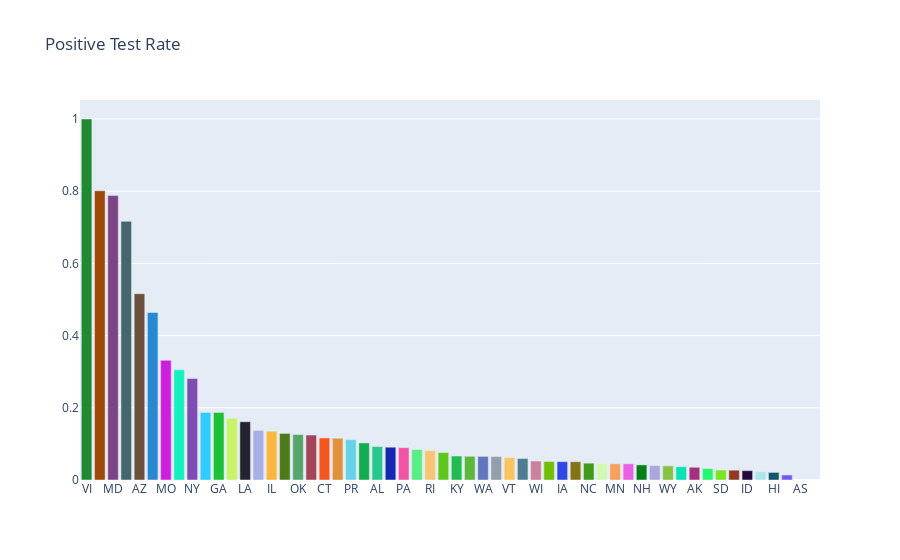
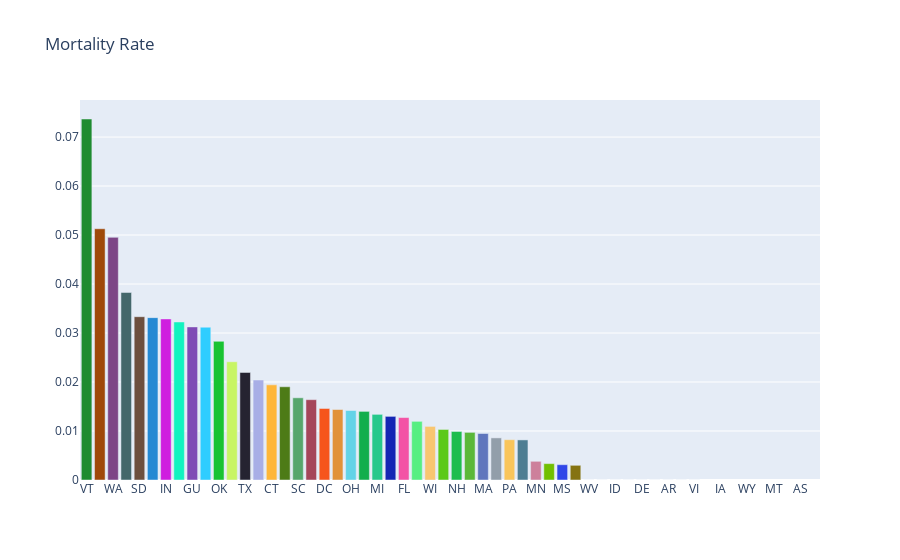

The cell these charts' notebook holds for them, in order:
### Code cell
## Visualizations    
with open('coronavirus.json') as f:
    plotting = json.load(f)

plotting = pd.DataFrame(plotting['daily_summary'])
plotting.set_index('Date', drop = True, inplace = True)

xaxis = plotting.index
fig = plt.figure(figsize=(15,5))
plt.plot(xaxis, plotting.Positive.values, label = 'Positive', linewidth=3)
plt.title('Positive Test Results COVID-19')
plt.xticks(rotation=45)
plt.show()
fig.savefig('images/positive_tests.png')

fig = plt.figure(figsize=(15,5))
grouped.Deaths.plot()
plt.title('US Deaths')
plt.show()
fig.savefig('images/deaths.png')

fig = plt.figure(figsize=(15,5))
plotting['diff'] = plotting.Positive.diff()
plotting['diff'].plot()
plt.title('Positive Case Growth')
plt.show()
fig.savefig('images/positive_case_growth.png')

fig = plt.figure(figsize=(15,5))
df[df.State == 'IL'].Positive.plot(linewidth=3)
plt.title('Confirmed COVID-19 Cases in Illinois')
plt.show()
fig.savefig('images/illinois_cases.png')

fig = plt.figure(figsize=(15,5))
df[(df.State == 'NY')].Positive.plot(linewidth=3)
plt.title('Confirmed COVID-19 Cases in NY');
plt.show()
fig.savefig('images/ny_cases.png')

fig = plt.figure(figsize=(15,5))
df[df.State == "IA"].Positive.plot()
plt.title('Confirmed COVID-19 Cases in Iowa')
plt.show()
fig.savefig('images/ia_cases.png')

top_ten = df.loc[df.index.max()].sort_values(by='Positive', ascending=False)[:10]
ten_states = top_ten.State
fig = plt.figure(figsize=(15,5))
for state in ten_states:
    df[df.State == state].Positive.plot(label = state, linewidth=3)
plt.title('10 states with the most confirmed cases')
plt.ylabel('Positive Test Results')
plt.legend()
plt.show()
fig.savefig('images/top_ten_states.png')

mapping_df = df.loc[df.index.max()].groupby('State').sum()

fig = go.Figure(data=go.Choropleth(
    locations=mapping_df.index, # Spatial coordinates
    z = mapping_df['Positive'], # Data to be color-coded
    locationmode = 'USA-states', # set of locations match entries in `locations`
    colorscale = 'Reds',
    colorbar_title = "Confirmed Cases",
))

fig.update_layout(
    title_text = 'COVID-19 Cases by State',
    geo_scope='usa', # limite map scope to USA
)

fig.show()
fig.write_image('images/positive_cases_map.png')

today = df.loc[df.index.max()]
today = today.dropna(subset = ['Positive'])

today['positive_rate'] = today.Positive/today.Total

rates = today.sort_values(by='positive_rate', ascending = False)
rates = rates[['State', 'positive_rate', 'Deaths', 'Positive']]

rates = rates.set_index('State')



colors = [Color(pick_for=x).get_hex_l() for x in rates.index]

fig = go.Figure([go.Bar(x=rates.index, y=rates.positive_rate, marker_color=colors)])
fig.update_layout(
    title_text = 'Positive Test Rate',
    geo_scope='usa', # limite map scope to USA
)
fig.show()
fig.write_image('images/positive_test_rate.png')

rates['death_rate'] = rates.Deaths/rates.Positive

rates = rates.sort_values(by='death_rate', ascending=False)

fig = go.Figure([go.Bar(x=rates.index, y=rates.death_rate, marker_color=colors)])
fig.update_layout(
    title_text = 'Mortality Rate',
    geo_scope='usa', # limite map scope to USA
)
fig.show()
fig.write_image('images/mortality_rate.png')

### Figure 1 — Plotly figure (JSON) as saved in the notebook; plotly's stock layout.template omitted (floating-point values rounded to 4 significant figures)
{"data": [{"marker": {"color": ["#1e8b30", "#9f4909", "#7d4586", "#44676b", "#6d4f3e", "#2589d3", "#cf1edf", "#11f3bf", "#7f4bb5", "#2fcdff", "#19c331", "#c8f564", "#252331", "#a8aee6", "#feb639", "#4d7b17", "#56a66c", "#a5455a", "#f6551c", "#e19239", "#63d3e7", "#12ae4d", "#26c88c", "#1426b4", "#f353a5", "#56ef82", "#f8c671", "#5cc919", "#1fbd4e", "#5bb839", "#6076bd", "#929eaa", "#f9c55b", "#4e7d92", "#cd809b", "#71bf01", "#3047e8", "#857311", "#409c18", "#d0fab2", "#f6a05b", "#ec5ee4", "#027f15", "#aba7dc", "#86c142", "#06e4b2", "#a7307d", "#23f96c", "#78e81a", "#903a22", "#250a3a", "#a8e8ed", "#10586e", "#6e5bfb", "#c76589", "#5fe482"]}, "type": "bar", "x": ["VI", "OH", "MD", "DE", "AZ", "MI", "MO", "NJ", "NY", "AR", "GA", "MS", "LA", "GU", "IL", "SC", "OK", "IN", "CT", "CO", "PR", "DC", "AL", "FL", "PA", "MA", "RI", "CA", "KY", "NV", "WA", "VA", "VT", "TN", "WI", "UT", "IA", "NE", "NC", "OR", "MN", "KS", "NH", "ME", "WY", "TX", "AK", "WV", "SD", "MT", "ID", "ND", "HI", "NM", "AS", "MP"], "y": [1, 0.8011, 0.7878, 0.7165, 0.5159, 0.464, 0.3315, 0.3051, 0.2812, 0.1871, 0.1871, 0.1709, 0.1613, 0.1373, 0.135, 0.129, 0.126, 0.1245, 0.1166, 0.1157, 0.1117, 0.1027, 0.09263, 0.09082, 0.08964, 0.0843, 0.08135, 0.07601, 0.06645, 0.06569, 0.06545, 0.06488, 0.06189, 0.05964, 0.05256, 0.05135, 0.05084, 0.05063, 0.04661, 0.04584, 0.04508, 0.04487, 0.04179, 0.03982, 0.03924, 0.03672, 0.03523, 0.03175, 0.02757, 0.02724, 0.02581, 0.02285, 0.021, 0.0139, null, null]}], "layout": {"geo": {"scope": "usa"}, "title": {"text": "Positive Test Rate"}}}

### Figure 2 — Plotly figure (JSON) as saved in the notebook; plotly's stock layout.template omitted (floating-point values rounded to 4 significant figures)
{"data": [{"marker": {"color": ["#1e8b30", "#9f4909", "#7d4586", "#44676b", "#6d4f3e", "#2589d3", "#cf1edf", "#11f3bf", "#7f4bb5", "#2fcdff", "#19c331", "#c8f564", "#252331", "#a8aee6", "#feb639", "#4d7b17", "#56a66c", "#a5455a", "#f6551c", "#e19239", "#63d3e7", "#12ae4d", "#26c88c", "#1426b4", "#f353a5", "#56ef82", "#f8c671", "#5cc919", "#1fbd4e", "#5bb839", "#6076bd", "#929eaa", "#f9c55b", "#4e7d92", "#cd809b", "#71bf01", "#3047e8", "#857311", "#409c18", "#d0fab2", "#f6a05b", "#ec5ee4", "#027f15", "#aba7dc", "#86c142", "#06e4b2", "#a7307d", "#23f96c", "#78e81a", "#903a22", "#250a3a", "#a8e8ed", "#10586e", "#6e5bfb", "#c76589", "#5fe482"]}, "type": "bar", "x": ["VT", "PR", "WA", "OR", "SD", "LA", "IN", "KY", "GU", "GA", "OK", "VA", "TX", "KS", "CT", "CA", "SC", "MO", "DC", "NV", "OH", "AZ", "MI", "HI", "FL", "NJ", "WI", "IL", "NH", "CO", "MA", "MD", "PA", "NY", "MN", "UT", "MS", "TN", "WV", "ND", "ID", "NC", "DE", "NE", "AR", "AL", "VI", "RI", "IA", "ME", "WY", "AK", "MT", "NM", "AS", "MP"], "y": [0.07368, 0.05128, 0.04953, 0.03828, 0.03333, 0.03314, 0.03288, 0.03226, 0.03125, 0.03119, 0.0283, 0.02414, 0.02195, 0.02041, 0.01942, 0.01903, 0.01678, 0.01639, 0.0146, 0.01439, 0.01418, 0.01401, 0.0134, 0.01299, 0.01275, 0.01197, 0.01094, 0.01032, 0.009901, 0.009722, 0.009491, 0.008596, 0.008226, 0.008182, 0.003817, 0.003344, 0.003125, 0.002999, 0, 0, 0, 0, 0, 0, 0, 0, 0, null, null, null, null, null, null, null, null, null]}], "layout": {"geo": {"scope": "usa"}, "title": {"text": "Mortality Rate"}}}
